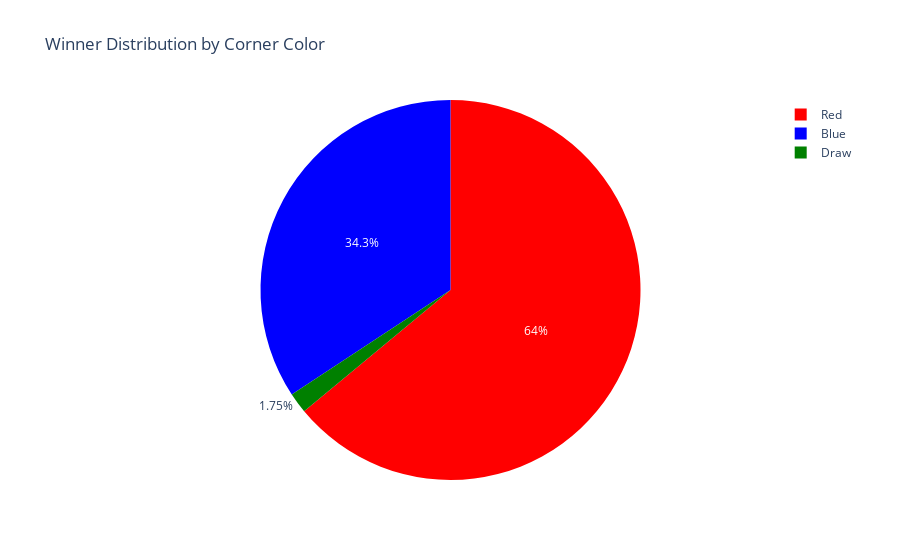

The notebook cell this image was saved under:
### Code cell
from plotly.offline import iplot
import plotly.graph_objects as go

values = df.Winner.value_counts()
labels = df.Winner.unique()
colors = ['red', 'blue', 'green']
trace = go.Pie(labels=labels, 
               values=values,
                marker=dict(colors=colors) 
              )
layout = go.Layout(title='Winner Distribution by Corner Color')
fig = go.Figure(data=trace, layout=layout)
iplot(fig)

### Figure 1 — Plotly figure (JSON) as saved in the notebook; plotly's stock layout.template omitted (floating-point values rounded to 4 significant figures)
{"data": [{"labels": ["Red", "Blue", "Draw"], "marker": {"colors": ["red", "blue", "green"]}, "type": "pie", "values": [2746, 1470, 75]}], "layout": {"title": {"text": "Winner Distribution by Corner Color"}}}
